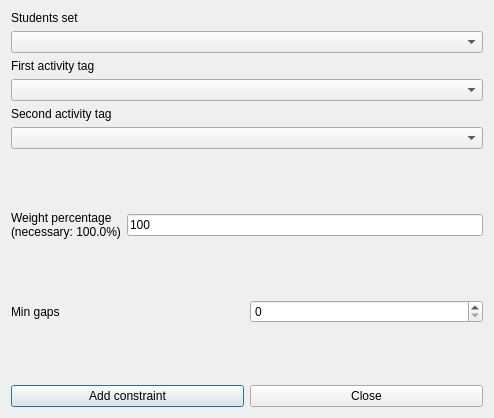
<?xml version="1.0" encoding="UTF-8"?>
<ui version="4.0">
 <class>AddConstraintStudentsSetMinGapsBetweenOrderedPairOfActivityTagsForm_template</class>
 <widget class="QDialog" name="AddConstraintStudentsSetMinGapsBetweenOrderedPairOfActivityTagsForm_template">
  <property name="geometry">
   <rect>
    <x>0</x>
    <y>0</y>
    <width>494</width>
    <height>418</height>
   </rect>
  </property>
  <property name="windowTitle">
   <string extracomment="This is the title of the dialog to add a new constraint of this type">Add students set min gaps between ordered pair of activity tags</string>
  </property>
  <layout class="QVBoxLayout" name="verticalLayout_2">
   <item>
    <layout class="QVBoxLayout" name="verticalLayout">
     <item>
      <widget class="QLabel" name="studentsTextLabel">
       <property name="frameShape">
        <enum>QFrame::NoFrame</enum>
       </property>
       <property name="frameShadow">
        <enum>QFrame::Plain</enum>
       </property>
       <property name="text">
        <string>Students set</string>
       </property>
       <property name="wordWrap">
        <bool>false</bool>
       </property>
      </widget>
     </item>
     <item>
      <widget class="QComboBox" name="studentsComboBox">
       <property name="editable">
        <bool>false</bool>
       </property>
       <property name="insertPolicy">
        <enum>QComboBox::NoInsert</enum>
       </property>
       <property name="autoCompletion">
        <bool>false</bool>
       </property>
       <property name="duplicatesEnabled">
        <bool>false</bool>
       </property>
      </widget>
     </item>
     <item>
      <widget class="QLabel" name="firstActivityTagTextLabel">
       <property name="frameShape">
        <enum>QFrame::NoFrame</enum>
       </property>
       <property name="frameShadow">
        <enum>QFrame::Plain</enum>
       </property>
       <property name="text">
        <string>First activity tag</string>
       </property>
       <property name="wordWrap">
        <bool>false</bool>
       </property>
      </widget>
     </item>
     <item>
      <widget class="QComboBox" name="firstActivityTagComboBox">
       <property name="editable">
        <bool>false</bool>
       </property>
       <property name="insertPolicy">
        <enum>QComboBox::NoInsert</enum>
       </property>
       <property name="autoCompletion">
        <bool>false</bool>
       </property>
       <property name="duplicatesEnabled">
        <bool>false</bool>
       </property>
      </widget>
     </item>
     <item>
      <widget class="QLabel" name="secondActivityTagTextLabel">
       <property name="frameShape">
        <enum>QFrame::NoFrame</enum>
       </property>
       <property name="frameShadow">
        <enum>QFrame::Plain</enum>
       </property>
       <property name="text">
        <string>Second activity tag</string>
       </property>
       <property name="wordWrap">
        <bool>false</bool>
       </property>
      </widget>
     </item>
     <item>
      <widget class="QComboBox" name="secondActivityTagComboBox">
       <property name="editable">
        <bool>false</bool>
       </property>
       <property name="insertPolicy">
        <enum>QComboBox::NoInsert</enum>
       </property>
       <property name="autoCompletion">
        <bool>false</bool>
       </property>
       <property name="duplicatesEnabled">
        <bool>false</bool>
       </property>
      </widget>
     </item>
    </layout>
   </item>
   <item>
    <spacer name="spacer1">
     <property name="orientation">
      <enum>Qt::Vertical</enum>
     </property>
     <property name="sizeType">
      <enum>QSizePolicy::Expanding</enum>
     </property>
     <property name="sizeHint" stdset="0">
      <size>
       <width>20</width>
       <height>31</height>
      </size>
     </property>
    </spacer>
   </item>
   <item>
    <layout class="QHBoxLayout" name="horizontalLayout">
     <item>
      <widget class="QLabel" name="weightTextLabel">
       <property name="frameShape">
        <enum>QFrame::NoFrame</enum>
       </property>
       <property name="frameShadow">
        <enum>QFrame::Plain</enum>
       </property>
       <property name="text">
        <string>Weight percentage
(necessary: 100.0%)</string>
       </property>
       <property name="wordWrap">
        <bool>false</bool>
       </property>
      </widget>
     </item>
     <item>
      <widget class="QLineEdit" name="weightLineEdit">
       <property name="text">
        <string notr="true">100</string>
       </property>
      </widget>
     </item>
    </layout>
   </item>
   <item>
    <spacer name="spacer1_2">
     <property name="orientation">
      <enum>Qt::Vertical</enum>
     </property>
     <property name="sizeType">
      <enum>QSizePolicy::Expanding</enum>
     </property>
     <property name="sizeHint" stdset="0">
      <size>
       <width>20</width>
       <height>18</height>
      </size>
     </property>
    </spacer>
   </item>
   <item>
    <layout class="QHBoxLayout" name="horizontalLayout_2">
     <item>
      <widget class="QLabel" name="minGapsTextLabel">
       <property name="frameShape">
        <enum>QFrame::NoFrame</enum>
       </property>
       <property name="frameShadow">
        <enum>QFrame::Plain</enum>
       </property>
       <property name="text">
        <string>Min gaps</string>
       </property>
       <property name="wordWrap">
        <bool>false</bool>
       </property>
      </widget>
     </item>
     <item>
      <widget class="QSpinBox" name="minGapsSpinBox"/>
     </item>
    </layout>
   </item>
   <item>
    <spacer name="spacer1_3">
     <property name="orientation">
      <enum>Qt::Vertical</enum>
     </property>
     <property name="sizeType">
      <enum>QSizePolicy::Expanding</enum>
     </property>
     <property name="sizeHint" stdset="0">
      <size>
       <width>20</width>
       <height>16</height>
      </size>
     </property>
    </spacer>
   </item>
   <item>
    <layout class="QHBoxLayout">
     <item>
      <widget class="QPushButton" name="addConstraintPushButton">
       <property name="text">
        <string>Add constraint</string>
       </property>
      </widget>
     </item>
     <item>
      <widget class="QPushButton" name="closePushButton">
       <property name="text">
        <string>Close</string>
       </property>
      </widget>
     </item>
    </layout>
   </item>
  </layout>
 </widget>
 <layoutdefault spacing="6" margin="11"/>
 <resources/>
 <connections/>
</ui>
